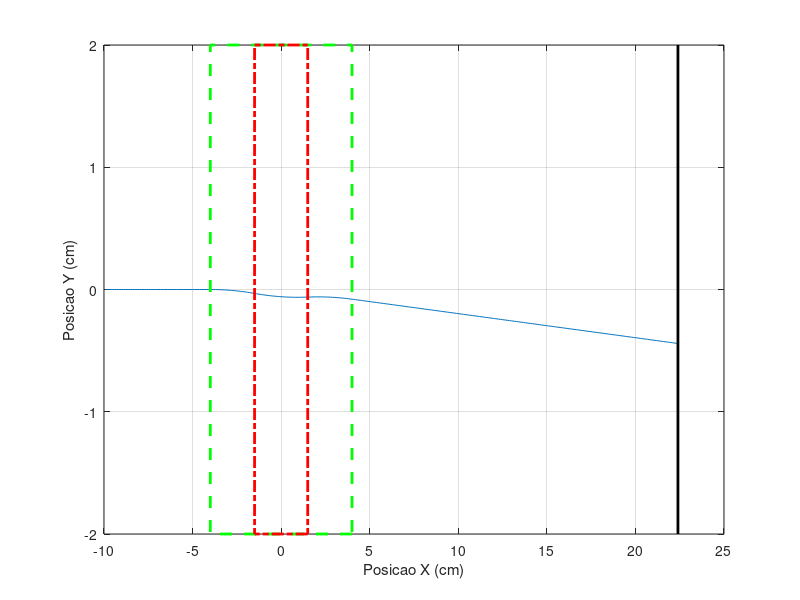
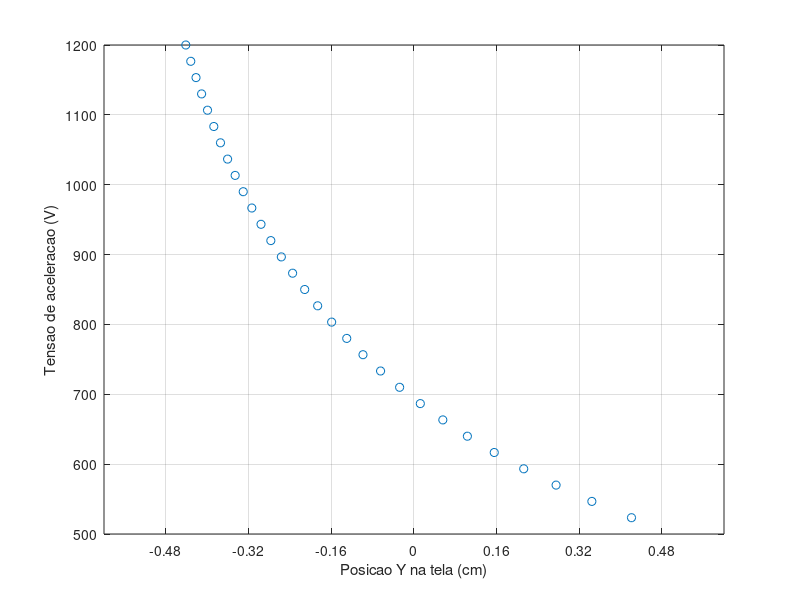

Recreate these plots in MATLAB, in order.
clear all;

%% ------------------------------------------------------------------------------%
%% CONSTANTES FISICAS 
c=3e8; % velocidade da luz (m/s)
me=9.11e-31; % massa do eletron (kg)
qe=1.6e-19; % carga fundamental (C)

%% ------------------------------------------------------------------------------%
%% DEFINICAO DA AREA QUE SERA SIMULADA
xi=-0.10; % m
xf=0.25;  % m
yi=-0.02;  % m
yf=0.02;   % m
trc_origem=0.0; % posicao central de placas e bobinas (m)
trc_tela=0.224; % posicao da tela do trc (m)

%% ------------------------------------------------------------------------------%
%% CAMPO ELETRICO
Vp=15;   % tensao entre as placas  (V)
d=3e-3;  % separacao entre as placas (m)
E0=Vp/d; % campo eletrico ideal (V/m)
lp=0.03; % comprimento das placas ideais (m)
xEi=trc_origem-lp/2; % campo ideal comeca a agir (m) 
xEf=trc_origem+lp/2; % campo ideal termina de agir (m) 
disp(['% tensao nas placas(V) = ' num2str(Vp)]);
disp(['% campo E(V/m) = ' num2str(E0)]);
disp(['% E pos_x inicial(m) = ' num2str(xEi)]);
disp(['% E pos_x final(m) = ' num2str(xEf)]);

%% ------------------------------------------------------------------------------%
%% CAMPO MAGNETICO
i0=0.12;     % corrente nas bobinas (A)
beta=10*1e-4;  % beta(x) das bobinas ideais (T/A)
B0=i0*beta; % campo magnetico ideal (T)
lb=0.08;    % comprimento das bobinas ideais (m)
xBi=trc_origem-lb/2; % campo ideal comeca a agir (m)   
xBf=trc_origem+lb/2; % campo ideal termina de agir (m) 
disp(['% corrente(A) = ' num2str(i0)]);
disp(['% campo B(G) = ' num2str(B0*1e4)]);
disp(['% B pos_x inicial(m) = ' num2str(xBi)]);
disp(['% B pos_x final(m) = ' num2str(xBf)]);

%% ------------------------------------------------------------------------------%
%% POSICAO INICIAL
X(1)=xi; X(2)=0; X(3)=0; % como vetor
disp(['% pos0(m) = (' num2str(X(1)) ', ' num2str(X(2)) ', ' num2str(X(3)) ')']);

%% ------------------------------------------------------------------------------%
%% LOOP NA TENSAO ACELERADORA

% Quantos valores diferentes vamos simular
Ntensao=30;
% Qual a tensao inicial
tensao0=500;
% Qual a variacao 
Dtensao=700/Ntensao;

disp(['% Y-tela(cm)   Tensao (V)    v0/c ()']);
for m=1:Ntensao

  X(1)=xi; X(2)=0; X(3)=0;
  clear listX;

  %% ------------------------------------------------------------------------------%
  %% VELOCIDADE INICIAL
  Vac=tensao0+m*Dtensao;   % Tensao aceleradora (V)
  v0=sqrt(2*qe*Vac/me);    % Velocidade inicial (m/s)
  V(1)=v0; V(2)=0; V(3)=0; % como vetor
  
  %% ------------------------------------------------------------------------------%
  %% DISCRETIZACAO NO TEMPO
  % passo de tempo (s)
  % calculado para que a particula ande 0.1 mm
  dt=0.1/(v0*1e3);
  % vamos atualizar o grafico a cada 1 mm
  % quantos passos de tempo precisamos?
  nt1mm=floor(1/(dt*v0*1e3));

  %% ------------------------------------------------------------------------------%
  %% LOOP NO TEMPO
  t=1; nl=0;
  while (t>0)
    
    % campo eletrico
    E(1)=0; E(2)=0; E(3)=0;
    if ( (X(1) >= xEi) && (X(1) <= xEf) )
      E(2)=E0;
    end
    % campo magnetico
    B(1)=0; B(2)=0; B(3)=0;
    if ( (X(1) >= xBi) && (X(1) <= xBf) )
      B(3)=B0;
    end
    
    % forca
    Fe=qe*E; % N
    Fb=qe*cross(V,B); % N
    % aceleracao
    acel=(Fe+Fb)/me; % m/s^2
                      
    % atualiza a posicao
    X = X + dt*V + acel*dt*dt/2;
    
    % atualiza a velocidade
    V= V + dt*acel;
    
    % testa se ainda esta na area do grafico
    if (X(1)<xi || X(1)>trc_tela || X(2)<yi || X(2)>yf)
      break;
    end
    
    % plot
    if mod(t,nt1mm)==0
      % guarda algumas coisas para posterior analise
      nl=nl+1;
      listX(nl,:)=X;
    end
    
    % atualiza o contador de tempo
    t=t+1;
  end
  
  %% ------------------------------------------------------------------------------%
  %% SALVA
  tensaoY(m)=X(2); % posicao Y na tela
  tensaoM(m)=Vac;   % tensao desta particula
  disp([num2str(tensaoY(m)*100) '   ' num2str(tensaoM(m)) '   ' ...
        num2str(v0/c) ]);
  
  %% ------------------------------------------------------------------------------%
  %% FIGURA - TRAJETORIA
  figure(1); clf; 
  plot(listX(:,1)*100,listX(:,2)*100,'-'); % em cm
  axis([xi xf yi yf]*100); grid on;
  rectangle('Position',[xBi, yi, xBf-xBi, yf-yi]*100,...
            'edgecolor','g','linewidth',2,'linestyle','--');
  rectangle('Position',[xEi, yi, xEf-xEi, yf-yi]*100,...
            'edgecolor','r','linewidth',2,'linestyle','-.');
  line([trc_tela, trc_tela]*100, [yi, yf]*100,...
       'color','k','linewidth',2,'linestyle','-');
  xlabel('Posicao X (cm)');
  ylabel('Posicao Y (cm)');
  drawnow;
  
end

%% ------------------------------------------------------------------------------%
%% FIGURA RESOLUCAO EM TENSAOA
% Para ficar mais facil de ver, vamos plotar em centrimetros
figure(2); clf; 
plot(tensaoY*100,tensaoM,'o');
grid on;
xlabel('Posicao Y na tela (cm)');
ylabel('Tensao de aceleracao (V)');
NumTicks = 11;
L = get(gca,'XLim');
set(gca,'XTick',linspace(L(1),L(2),NumTicks))
%

